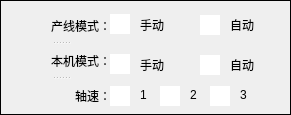
      <widget class="QFrame" name="frame_2">
       <property name="geometry">
        <rect>
         <x>0</x>
         <y>0</y>
         <width>291</width>
         <height>115</height>
        </rect>
       </property>
       <property name="frameShape">
        <enum>QFrame::Box</enum>
       </property>
       <property name="frameShadow">
        <enum>QFrame::Plain</enum>
       </property>
       <widget class="QSplitter" name="splitter_16">
        <property name="geometry">
         <rect>
          <x>10</x>
          <y>10</y>
          <width>101</width>
          <height>101</height>
         </rect>
        </property>
        <property name="orientation">
         <enum>Qt::Vertical</enum>
        </property>
        <widget class="QLabel" name="label_54">
         <property name="styleSheet">
          <string notr="true">font: 12pt &quot;黑体&quot;;</string>
         </property>
         <property name="text">
          <string>产线模式：</string>
         </property>
         <property name="alignment">
          <set>Qt::AlignRight|Qt::AlignTrailing|Qt::AlignVCenter</set>
         </property>
        </widget>
        <widget class="QLabel" name="label_55">
         <property name="styleSheet">
          <string notr="true">font: 12pt &quot;黑体&quot;;</string>
         </property>
         <property name="text">
          <string>本机模式：</string>
         </property>
         <property name="alignment">
          <set>Qt::AlignRight|Qt::AlignTrailing|Qt::AlignVCenter</set>
         </property>
        </widget>
        <widget class="QLabel" name="label_56">
         <property name="styleSheet">
          <string notr="true">font: 12pt &quot;黑体&quot;;</string>
         </property>
         <property name="text">
          <string>轴速：</string>
         </property>
         <property name="alignment">
          <set>Qt::AlignRight|Qt::AlignTrailing|Qt::AlignVCenter</set>
         </property>
        </widget>
       </widget>
       <widget class="QLabel" name="label_57">
        <property name="geometry">
         <rect>
          <x>110</x>
          <y>14</y>
          <width>20</width>
          <height>20</height>
         </rect>
        </property>
        <property name="styleSheet">
         <string notr="true">background-color: rgb(255, 255, 255);</string>
        </property>
        <property name="text">
         <string/>
        </property>
       </widget>
       <widget class="QLabel" name="label_58">
        <property name="geometry">
         <rect>
          <x>140</x>
          <y>10</y>
          <width>61</width>
          <height>30</height>
         </rect>
        </property>
        <property name="styleSheet">
         <string notr="true">font: 12pt &quot;黑体&quot;;</string>
        </property>
        <property name="text">
         <string>手动</string>
        </property>
        <property name="alignment">
         <set>Qt::AlignLeading|Qt::AlignLeft|Qt::AlignVCenter</set>
        </property>
       </widget>
       <widget class="QLabel" name="label_59">
        <property name="geometry">
         <rect>
          <x>200</x>
          <y>15</y>
          <width>20</width>
          <height>20</height>
         </rect>
        </property>
        <property name="styleSheet">
         <string notr="true">background-color: rgb(255, 255, 255);</string>
        </property>
        <property name="text">
         <string/>
        </property>
       </widget>
       <widget class="QLabel" name="label_60">
        <property name="geometry">
         <rect>
          <x>230</x>
          <y>10</y>
          <width>41</width>
          <height>30</height>
         </rect>
        </property>
        <property name="styleSheet">
         <string notr="true">font: 12pt &quot;黑体&quot;;</string>
        </property>
        <property name="text">
         <string>自动</string>
        </property>
        <property name="alignment">
         <set>Qt::AlignLeading|Qt::AlignLeft|Qt::AlignVCenter</set>
        </property>
       </widget>
       <widget class="QLabel" name="label_61">
        <property name="geometry">
         <rect>
          <x>110</x>
          <y>54</y>
          <width>20</width>
          <height>20</height>
         </rect>
        </property>
        <property name="styleSheet">
         <string notr="true">background-color: rgb(255, 255, 255);</string>
        </property>
        <property name="text">
         <string/>
        </property>
       </widget>
       <widget class="QLabel" name="label_62">
        <property name="geometry">
         <rect>
          <x>140</x>
          <y>50</y>
          <width>61</width>
          <height>30</height>
         </rect>
        </property>
        <property name="styleSheet">
         <string notr="true">font: 12pt &quot;黑体&quot;;</string>
        </property>
        <property name="text">
         <string>手动</string>
        </property>
        <property name="alignment">
         <set>Qt::AlignLeading|Qt::AlignLeft|Qt::AlignVCenter</set>
        </property>
       </widget>
       <widget class="QLabel" name="label_63">
        <property name="geometry">
         <rect>
          <x>200</x>
          <y>55</y>
          <width>20</width>
          <height>20</height>
         </rect>
        </property>
        <property name="styleSheet">
         <string notr="true">background-color: rgb(255, 255, 255);</string>
        </property>
        <property name="text">
         <string/>
        </property>
       </widget>
       <widget class="QLabel" name="label_64">
        <property name="geometry">
         <rect>
          <x>230</x>
          <y>50</y>
          <width>41</width>
          <height>30</height>
         </rect>
        </property>
        <property name="styleSheet">
         <string notr="true">font: 12pt &quot;黑体&quot;;</string>
        </property>
        <property name="text">
         <string>自动</string>
        </property>
        <property name="alignment">
         <set>Qt::AlignLeading|Qt::AlignLeft|Qt::AlignVCenter</set>
        </property>
       </widget>
       <widget class="QLabel" name="label_65">
        <property name="geometry">
         <rect>
          <x>110</x>
          <y>86</y>
          <width>20</width>
          <height>20</height>
         </rect>
        </property>
        <property name="styleSheet">
         <string notr="true">background-color: rgb(255, 255, 255);</string>
        </property>
        <property name="text">
         <string/>
        </property>
       </widget>
       <widget class="QLabel" name="label_66">
        <property name="geometry">
         <rect>
          <x>140</x>
          <y>80</y>
          <width>16</width>
          <height>30</height>
         </rect>
        </property>
        <property name="styleSheet">
         <string notr="true">font: 12pt &quot;黑体&quot;;</string>
        </property>
        <property name="text">
         <string>1</string>
        </property>
        <property name="alignment">
         <set>Qt::AlignLeading|Qt::AlignLeft|Qt::AlignVCenter</set>
        </property>
       </widget>
       <widget class="QLabel" name="label_67">
        <property name="geometry">
         <rect>
          <x>160</x>
          <y>86</y>
          <width>20</width>
          <height>20</height>
         </rect>
        </property>
        <property name="styleSheet">
         <string notr="true">background-color: rgb(255, 255, 255);</string>
        </property>
        <property name="text">
         <string/>
        </property>
       </widget>
       <widget class="QLabel" name="label_68">
        <property name="geometry">
         <rect>
          <x>190</x>
          <y>80</y>
          <width>16</width>
          <height>30</height>
         </rect>
        </property>
        <property name="styleSheet">
         <string notr="true">font: 12pt &quot;黑体&quot;;</string>
        </property>
        <property name="text">
         <string>2</string>
        </property>
        <property name="alignment">
         <set>Qt::AlignLeading|Qt::AlignLeft|Qt::AlignVCenter</set>
        </property>
       </widget>
       <widget class="QLabel" name="label_69">
        <property name="geometry">
         <rect>
          <x>210</x>
          <y>86</y>
          <width>20</width>
          <height>20</height>
         </rect>
        </property>
        <property name="styleSheet">
         <string notr="true">background-color: rgb(255, 255, 255);</string>
        </property>
        <property name="text">
         <string/>
        </property>
       </widget>
       <widget class="QLabel" name="label_70">
        <property name="geometry">
         <rect>
          <x>240</x>
          <y>80</y>
          <width>16</width>
          <height>30</height>
         </rect>
        </property>
        <property name="styleSheet">
         <string notr="true">font: 12pt &quot;黑体&quot;;</string>
        </property>
        <property name="text">
         <string>3</string>
        </property>
        <property name="alignment">
         <set>Qt::AlignLeading|Qt::AlignLeft|Qt::AlignVCenter</set>
        </property>
       </widget>
      </widget>
